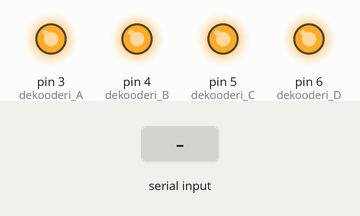
The sketch below on a simulated Arduino Uno, built with avr-gcc and run on an emulated ATmega328P. On the bench: output pins drawn as LEDs (lit = HIGH). Inputs (shaded band) come from the test bench.

Above: at 1.2 s.
1.3 s: "0" received over Serial
At 2.2 s:
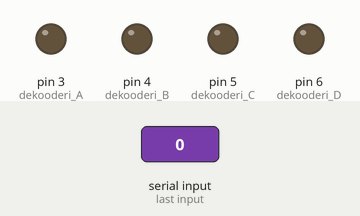
2.8 s: "1" received over Serial
At 3.4 s:
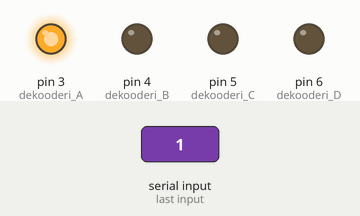
4.3 s: "2" received over Serial
At 5.5 s:
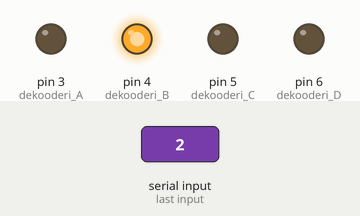
5.8 s: "3" received over Serial
At 6.9 s:
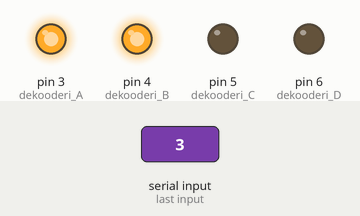
7.3 s: "4" received over Serial
At 8.0 s:
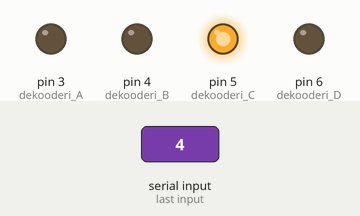
8.8 s: "5" received over Serial
At 9.1 s:
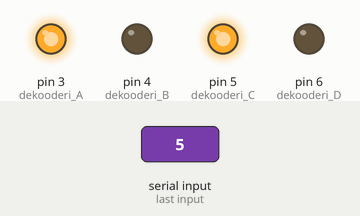
Timing chart, 0 to 11.3 s (numbered marks = the images above; inputs shaded):
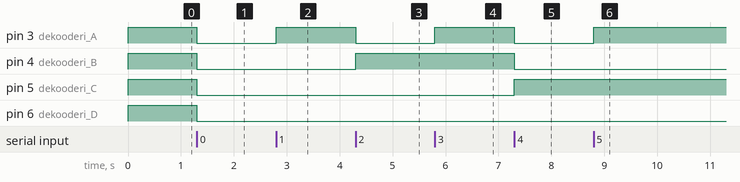

The sketch:

74HC4511.ino
```cpp
/*
* Lukee numeron Serial Monitorin syötekentän kautta,
* muuttaa sen nelibittiseksi binääriluvuksi käyttäen bcd-koodausta,
* ja tulostaa sen seitsensegmenttinäytölle dekooderin 74HC4511 välityksellä.
*/

// Määritellään ensin mille Arduinon pinneille dekooderin 74HC4511 syötepinnit on kytketty
int dekooderi_A = 3;
int dekooderi_B = 4;
int dekooderi_C = 5;
int dekooderi_D = 6;


void setup() {
  // Avataan sarjaporttiyhteys lukemista ja kirjoittamista varten
  Serial.begin(9600);

  // Asetetaan pinnit kirjoitusmoodiin
  pinMode(dekooderi_A, OUTPUT);
  pinMode(dekooderi_B, OUTPUT);
  pinMode(dekooderi_C, OUTPUT);
  pinMode(dekooderi_D, OUTPUT);

  // Tyhjennetään näyttö kutsumalla erillistä funktiota nollaa_naytto, joka on määritelty funktion loop jälkeen
  nollaa_naytto();
}


void loop() {
  // Yritetään lukea syötettyä arvoa vain, jos jotain on saatavilla
  if(Serial.available()){
    // Luetaan luku Serial Monitorin syötekentästä
    // Huomaa, että arvo on merkki (char) eikä kokonaisluku (int)
    char syotetty_luku = Serial.read();

    // Kirjoitetaan arvo näytölle kutsumalla erillistä funktiota kirjoita_naytolle, joka on määritelty funktion nollaa_naytto jälkeen
    kirjoita_naytolle(syotetty_luku);
  }
}


// Funktio, joka laittaa näytön pimeäksi (miksi?)
void nollaa_naytto() {
  digitalWrite(dekooderi_A, HIGH);
  digitalWrite(dekooderi_B, HIGH);
  digitalWrite(dekooderi_C, HIGH);
  digitalWrite(dekooderi_D, HIGH);
}


// Funktio, joka kirjoittaa luvun näytölle dekooderin kautta
// Huomaa, että luku otetaan funktioon sisään merkkinä (char), koska sellainen saadaan Serial Monitorista
void kirjoita_naytolle(int luku) {
  if (luku == '0'){
    // Tyhjennetään ensin näyttö
    nollaa_naytto();

    // Luku 0 on nelibittisenä binäärilukuna 0000, vastaten dekooderin pinnejä DCBA
    digitalWrite(dekooderi_A, LOW);
    digitalWrite(dekooderi_B, LOW);
    digitalWrite(dekooderi_C, LOW);
    digitalWrite(dekooderi_D, LOW);
  }
  else if (luku == '1'){
    digitalWrite(dekooderi_A, HIGH);
    digitalWrite(dekooderi_B, LOW);
    digitalWrite(dekooderi_C, LOW);
    digitalWrite(dekooderi_D, LOW);
  }
  else if (luku == '2') {
    digitalWrite(dekooderi_A, LOW);
    digitalWrite(dekooderi_B, HIGH);
    digitalWrite(dekooderi_C, LOW);
    digitalWrite(dekooderi_D, LOW);
  }
  else if (luku == '3') {
    digitalWrite(dekooderi_A, HIGH);
    digitalWrite(dekooderi_B, HIGH);
    digitalWrite(dekooderi_C, LOW);
    digitalWrite(dekooderi_D, LOW);
  }
  else if (luku == '4') {
    digitalWrite(dekooderi_A, LOW);
    digitalWrite(dekooderi_B, LOW);
    digitalWrite(dekooderi_C, HIGH);
    digitalWrite(dekooderi_D, LOW);
  }
  else if (luku == '5') {
    digitalWrite(dekooderi_A, HIGH);
    digitalWrite(dekooderi_B, LOW);
    digitalWrite(dekooderi_C, HIGH);
    digitalWrite(dekooderi_D, LOW);
  }
  else if (luku == '6') {
    digitalWrite(dekooderi_A, LOW);
    digitalWrite(dekooderi_B, HIGH);
    digitalWrite(dekooderi_C, HIGH);
    digitalWrite(dekooderi_D, LOW);
  }
  else if (luku == '7') {
    digitalWrite(dekooderi_A, HIGH);
    digitalWrite(dekooderi_B, HIGH);
    digitalWrite(dekooderi_C, HIGH);
    digitalWrite(dekooderi_D, LOW);
  }
  else if (luku == '8') {
    digitalWrite(dekooderi_A, LOW);
    digitalWrite(dekooderi_B, LOW);
    digitalWrite(dekooderi_C, LOW);
    digitalWrite(dekooderi_D, HIGH);
  }
  else if (luku == '9') {
    digitalWrite(dekooderi_A, HIGH);
    digitalWrite(dekooderi_B, LOW);
    digitalWrite(dekooderi_C, LOW);
    digitalWrite(dekooderi_D, HIGH);
  }
  else if (isAlpha(luku)) {
    // Jos syötät minkä tahansa kirjaimen, pimenee näyttö
    nollaa_naytto();
  }
}
```

Measured:
- after the input at 1.3 s, pin 3 (dekooderi_A), pin 4 (dekooderi_B), pin 5 (dekooderi_C), pin 6 (dekooderi_D): HIGH → LOW at once
- after the input at 2.8 s, pin 3 (dekooderi_A): LOW → HIGH at once
- after the input at 4.3 s, pin 3 (dekooderi_A): HIGH → LOW at once; pin 4 (dekooderi_B): LOW → HIGH at once
- after the input at 5.8 s, pin 3 (dekooderi_A): LOW → HIGH at once
- after the input at 7.3 s, pin 3 (dekooderi_A), pin 4 (dekooderi_B): HIGH → LOW at once; pin 5 (dekooderi_C): LOW → HIGH at once
- after the input at 8.8 s, pin 3 (dekooderi_A): LOW → HIGH at once
